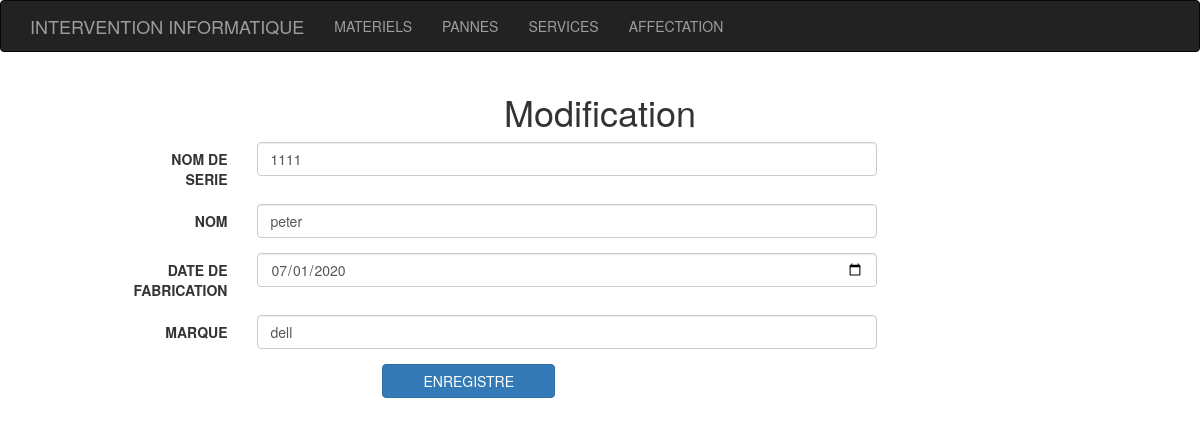
Page /modifier_materiel.php?id=20 on the committed database.
### tables this page shows
CREATE TABLE `materiels` (
  `id` int(11) NOT NULL,
  `numero_serie` varchar(255) DEFAULT NULL,
  `nom` varchar(255) DEFAULT NULL,
  `date_fabrication` date DEFAULT NULL,
  `marque` varchar(255) DEFAULT NULL
);

### app/function.php (called while the page is built, shortened)
<?php
function selectById($table , $id){
	$query = "SELECT * FROM ".$table." WHERE id = ". $id;
	$db = seconnecter();
	$sql = $db->query($query);
	return $sql->fetchAll();
}

### modifier_materiel.php (the view, shortened to what this page needs)
<?php
require_once 'include/_view/header.php';
$id = intval($_GET['id']);
$materiel = selectById('materiels',$id);
$materiel = $materiel[0];
?>
<div class="container" >
  <h1 class="text-center">Modification</h1>
  <div class="row">
    <div class="col col-md-8 col-md-offset-1">
      <form action="" class="form-horizontal" method="POST">
    <div class="form-group">
      <label for="numero_serie" class="col-sm-2 control-label">NOM DE SERIE</label>
      <div class="col-sm-10">
        <input type="text" class="form-control" name="numero_serie" id="numero_serie" value="<?= $materiel['numero_serie'] ?>">
      </div>
    </div>
    <div class="form-group">
      <label for="nom" class="col-sm-2 control-label">NOM </label>
      <div class="col-sm-10">
        <input type="text" class="form-control" name="nom" value="<?= $materiel['nom'] ?>" id="nom">
      </div>
    </div>
    <div class="form-group">
      <label for="date_fabrication" class="col-sm-2 control-label">DATE DE FABRICATION </label>
      <div class="col-sm-10">
        <input type="date" class="form-control" name="date_fabrication" id="date_fabrication" value="<?= $materiel['date_fabrication'] ?>">
      </div>
    </div>
     <div class="form-group">
      <label for="marque" class="col-sm-2 control-label">MARQUE</label>
      <div class="col-sm-10">
        <input type="text" class="form-control" name="marque" id="marque" value="<?= $materiel['marque']?>">
      </div>
    </div>
    <div class="form-group">
     <div class="row">
       <div class="col col-md-3 col-lg-offset-4">
          <input type="submit" class="btn btn-primary btn-block" name='save'  value="ENREGISTRE">
       </div>
     </div>
    </div>
  </form>
    </div>
  </div>

### rows in the picture
materiels: numero_serie "1111", nom "peter", date_fabrication "07/01/2020", marque "dell"
